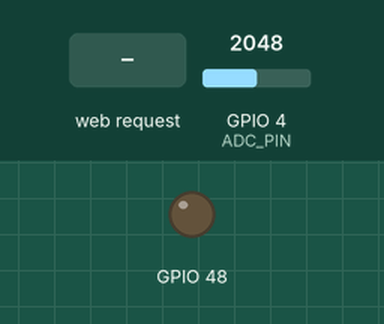
This program was run on a simulated ESP32-S3. On the bench: output pins drawn as LEDs (lit = HIGH). Inputs (shaded band) come from the test bench; at power-on: GPIO 4 (ADC_PIN) = 2048 (analog values on the 0–4095 scale). Nothing arrives over Bluetooth unless stated; a phone connects over Bluetooth LE 3 s after start; what the program prints to the serial monitor is not drawn.

Above: at 2.2 s.
2.3 s: HTTP request GET /led?state=1 received
At 2.8 s:
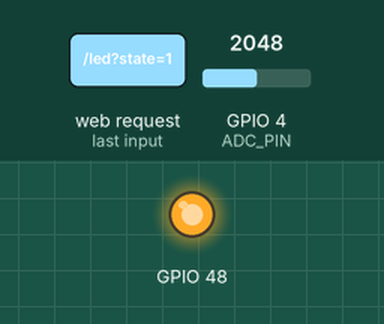
7.0 s: HTTP request GET /led?state=0 received
At 7.7 s:
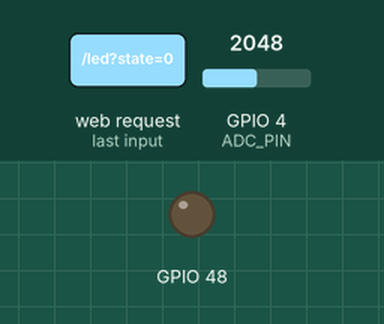
Timing chart, 0 to 9.5 s (numbered marks = the images above; inputs shaded):
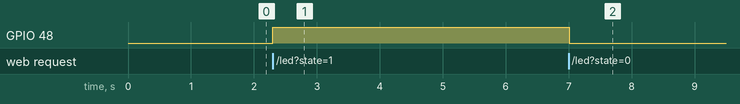

The program:

main.cpp
```cpp
/**
 * Ejercicio C — Seguridad BLE con PIN de 6 dígitos
 * Solo dispositivos que introduzcan el PIN correcto pueden controlar el LED
 * Se añade sobre el sketch del Ejercicio A (BLE + WiFi AP)
 */

#include <Arduino.h>
#include <BLEDevice.h>
#include <BLEUtils.h>
#include <BLEServer.h>
#include <BLE2902.h>
#include <WiFi.h>
#include <WebServer.h>

// ——— UUIDs ———
#define SERVICE_UUID             "4fafc201-1fb5-459e-8fcc-c5c9c331914b"
#define CHARACTERISTIC_ADC_UUID  "beb5483e-36e1-4688-b7f5-ea07361b26a8"
#define CHARACTERISTIC_LED_UUID  "beb5483e-36e1-4688-b7f5-ea07361b26a9"
#define CHARACTERISTIC_JSON_UUID "beb5483e-36e1-4688-b7f5-ea07361b26aa"
#define CHARACTERISTIC_AUTH_UUID "beb5483e-36e1-4688-b7f5-ea07361b26ab"  // NUEVA: autenticación

// ——— Config ———
#define ADC_PIN       4
#define CORRECT_PIN   "123456"   // PIN de 6 dígitos

// ——— WiFi AP ———
const char* AP_SSID     = "ESP32-S3_BERNAT";
const char* AP_PASSWORD = "12345678";
WebServer server(80);

// ——— Variables globales ———
BLECharacteristic *pAdcCharacteristic;
BLECharacteristic *pLedCharacteristic;
BLECharacteristic *pJsonCharacteristic;
BLECharacteristic *pAuthCharacteristic;

bool deviceConnected      = false;
bool ledState             = false;
bool notificationsEnabled = false;
bool bleAuthenticated     = false;   // ← nuevo flag de autenticación BLE
unsigned long startTime;

// ——— ADC con validación ———
int readADCSafe() {
    int value = analogRead(ADC_PIN);
    if (value < 0 || value > 4095) {
        Serial.println("⚠️  ADC fuera de rango, devolviendo 0");
        return 0;
    }
    return value;
}

// ——— JSON ———
void updateJsonCharacteristic() {
    unsigned long uptime = (millis() - startTime) / 1000;
    String json = "{\"adc\":"    + String(readADCSafe()) +
                  ",\"led\":"    + String(ledState ? "true" : "false") +
                  ",\"uptime\":" + String(uptime) +
                  ",\"auth\":"   + String(bleAuthenticated ? "true" : "false") + "}";
    pJsonCharacteristic->setValue(json.c_str());
}

// ——— Aplicar estado del LED (con comprobación de autenticación) ———
void applyLed(bool state, const char* source) {
    ledState = state;
    digitalWrite(LED_BUILTIN, state ? HIGH : LOW);
    updateJsonCharacteristic();
    Serial.printf("💡 LED %s via %s\n", state ? "ENCENDIDO" : "APAGADO", source);
}

// ——— Callbacks BLE ———
class MyServerCallbacks : public BLEServerCallbacks {
    void onConnect(BLEServer* pServer) {
        deviceConnected    = true;
        bleAuthenticated   = false;   // reset al conectar
        Serial.println("✅ Cliente BLE conectado — autenticación requerida");
    }
    void onDisconnect(BLEServer* pServer) {
        deviceConnected    = false;
        bleAuthenticated   = false;
        notificationsEnabled = false;
        Serial.println("❌ Cliente BLE desconectado");
        pServer->getAdvertising()->start();
    }
};

// ——— Característica de autenticación ———
// El cliente escribe el PIN aquí. Si es correcto, bleAuthenticated = true
class AuthCharacteristicCallbacks : public BLECharacteristicCallbacks {
    void onWrite(BLECharacteristic *pCharacteristic) {
        std::string pin = pCharacteristic->getValue();
        Serial.printf("🔐 Intento de PIN: '%s'\n", pin.c_str());

        if (pin == CORRECT_PIN) {
            bleAuthenticated = true;
            pAuthCharacteristic->setValue("OK");
            Serial.println("✅ PIN correcto — acceso BLE concedido");
        } else {
            bleAuthenticated = false;
            pAuthCharacteristic->setValue("FAIL");
            Serial.printf("❌ PIN incorrecto (intento: '%s')\n", pin.c_str());
        }
    }
};

// ——— Característica LED (con comprobación de autenticación) ———
class LedCharacteristicCallbacks : public BLECharacteristicCallbacks {
    void onWrite(BLECharacteristic *pCharacteristic) {
        if (!bleAuthenticated) {
            pLedCharacteristic->setValue("AUTH_REQUIRED");
            Serial.println("🚫 Intento de control LED sin autenticación — rechazado");
            return;
        }
        std::string value = pCharacteristic->getValue();
        if (value == "1")      applyLed(true,  "BLE");
        else if (value == "0") applyLed(false, "BLE");
    }
};

class MyCCCDCallbacks : public BLEDescriptorCallbacks {
    void onWrite(BLEDescriptor* pDescriptor) {
        uint8_t* value = pDescriptor->getValue();
        if (pDescriptor->getLength() >= 2) {
            uint16_t cccd = (value[1] << 8) | value[0];
            notificationsEnabled = (cccd == 0x0001);
            Serial.printf("🔔 Notificaciones %s\n", notificationsEnabled ? "ACTIVADAS" : "DESACTIVADAS");
        }
    }
};

class JsonCharacteristicCallbacks : public BLECharacteristicCallbacks {
    void onRead(BLECharacteristic *pCharacteristic) {
        updateJsonCharacteristic();
    }
};

// ——— Página web ———
String buildHtmlPage() {
    String color  = ledState ? "#FFD700" : "#444";
    String estado = ledState ? "ENCENDIDO" : "APAGADO";
    return R"(<!DOCTYPE html>
<html lang='es'>
<head>
  <meta charset='UTF-8'>
  <meta name='viewport' content='width=device-width, initial-scale=1'>
  <title>ESP32-S3 Control LED</title>
  <style>
    body { font-family: Arial, sans-serif; background: #1a1a2e; color: #eee;
           display: flex; flex-direction: column; align-items: center;
           justify-content: center; min-height: 100vh; margin: 0; }
    h1   { color: #1A6B8A; }
    .led { width: 80px; height: 80px; border-radius: 50%;
           background: )" + color + R"(; margin: 20px auto;
           box-shadow: 0 0 30px )" + color + R"(; }
    .btn { padding: 14px 40px; font-size: 18px; border: none;
           border-radius: 8px; cursor: pointer; margin: 8px; }
    .on  { background: #FFD700; color: #1a1a2e; }
    .off { background: #555;    color: #eee; }
    .info { color: #aaa; font-size: 13px; margin-top: 8px; }
  </style>
</head>
<body>
  <h1>ESP32-S3 Control LED</h1>
  <div class='led'></div>
  <h2>Estado: )" + estado + R"(</h2>
  <form action='/led' method='GET'>
    <button class='btn on'  name='state' value='1'>Encender</button>
    <button class='btn off' name='state' value='0'>Apagar</button>
  </form>
  <p class='info'>BLE: escribe PIN en característica AUTH antes de controlar el LED</p>
  <p class='info'>)" + String(readADCSafe()) + R"( — ADC GPIO4</p>
</body>
</html>)";
}

void handleRoot() { server.send(200, "text/html", buildHtmlPage()); }
void handleLed() {
    if (server.hasArg("state")) {
        String s = server.arg("state");
        if (s == "1")      applyLed(true,  "WiFi Web");
        else if (s == "0") applyLed(false, "WiFi Web");
    }
    server.sendHeader("Location", "/");
    server.send(303);
}

// ——— Setup ———
void setup() {
    startTime = millis();
    Serial.begin(115200);
    delay(1000);
    Serial.println("\n🔐 BLE + WiFi AP + PIN Auth — ESP32-S3_BERNAT");

    pinMode(LED_BUILTIN, OUTPUT);
    digitalWrite(LED_BUILTIN, LOW);
    pinMode(ADC_PIN, INPUT);
    analogReadResolution(12);

    // WiFi AP
    WiFi.softAP(AP_SSID, AP_PASSWORD);
    Serial.printf("📶 WiFi AP — IP: %s\n", WiFi.softAPIP().toString().c_str());
    server.on("/",    handleRoot);
    server.on("/led", handleLed);
    server.begin();

    // BLE
    BLEDevice::init("ESP32-S3_BERNAT");
    BLEServer *pServer = BLEDevice::createServer();
    pServer->setCallbacks(new MyServerCallbacks());
    BLEService *pService = pServer->createService(SERVICE_UUID);

    // ADC — READ | NOTIFY
    pAdcCharacteristic = new BLECharacteristic(
        CHARACTERISTIC_ADC_UUID,
        BLECharacteristic::PROPERTY_READ | BLECharacteristic::PROPERTY_NOTIFY);
    pService->addCharacteristic(pAdcCharacteristic);
    BLE2902 *pBLE2902 = new BLE2902();
    pBLE2902->setCallbacks(new MyCCCDCallbacks());
    pBLE2902->setNotifications(false);
    pAdcCharacteristic->addDescriptor(pBLE2902);

    // LED — WRITE (protegido con PIN)
    pLedCharacteristic = new BLECharacteristic(
        CHARACTERISTIC_LED_UUID,
        BLECharacteristic::PROPERTY_WRITE | BLECharacteristic::PROPERTY_READ);
    pService->addCharacteristic(pLedCharacteristic);
    pLedCharacteristic->setCallbacks(new LedCharacteristicCallbacks());

    // JSON — READ
    pJsonCharacteristic = new BLECharacteristic(
        CHARACTERISTIC_JSON_UUID,
        BLECharacteristic::PROPERTY_READ);
    pService->addCharacteristic(pJsonCharacteristic);
    pJsonCharacteristic->setCallbacks(new JsonCharacteristicCallbacks());
    updateJsonCharacteristic();

    // AUTH — WRITE | READ  ← nueva característica
    pAuthCharacteristic = new BLECharacteristic(
        CHARACTERISTIC_AUTH_UUID,
        BLECharacteristic::PROPERTY_WRITE | BLECharacteristic::PROPERTY_READ);
    pService->addCharacteristic(pAuthCharacteristic);
    pAuthCharacteristic->setValue("LOCKED");
    pAuthCharacteristic->setCallbacks(new AuthCharacteristicCallbacks());

    pService->start();
    BLEAdvertising *pAdvertising = pServer->getAdvertising();
    pAdvertising->addServiceUUID(SERVICE_UUID);
    pAdvertising->setScanResponse(true);
    pAdvertising->setMinPreferred(0x06);
    BLEDevice::startAdvertising();

    Serial.println("📡 BLE advertising iniciado");
    Serial.println("🔐 Flujo de autenticación:");
    Serial.println("   1. Conectar con nRF Connect");
    Serial.println("   2. Escribir '123456' en característica AUTH (UUID ...26ab)");
    Serial.println("   3. Si responde 'OK' → ya puedes controlar el LED");
    Serial.println("   4. Si responde 'FAIL' → PIN incorrecto, acceso denegado");
}

// ——— Loop ———
void loop() {
    server.handleClient();

    static unsigned long lastNotify = 0;
    if (deviceConnected && notificationsEnabled && millis() - lastNotify >= 1000) {
        int adc = readADCSafe();
        pAdcCharacteristic->setValue(adc);
        pAdcCharacteristic->notify();
        updateJsonCharacteristic();
        Serial.printf("🔔 NOTIFY ADC: %d (%.2fV) | LED: %s | Auth: %s\n",
            adc, (adc / 4095.0) * 3.3,
            ledState ? "ON" : "OFF",
            bleAuthenticated ? "OK" : "LOCKED");
        lastNotify = millis();
    }
    delay(10);
}
```

Measured:
- after the input at 2.3 s, GPIO 48: LOW → HIGH at once
- after the input at 7.0 s, GPIO 48: HIGH → LOW at once
